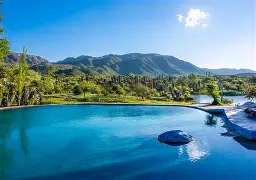
#> input picture potrero.Jpg, 256 x 180 px, found by its file name
$ python inagen2.py
#> lines starting #> are read from the running program, lines starting #| are printed output that depends on the picture
import cv2
import numpy as np

img = cv2.imread("potrero.jpg")
#> img is the input picture: shape (180, 256, 3); mean B, G, R 169.2, 140.7, 80.6
h, w, c = img.shape
#> h = 180; w = 256; c = 3

img2 = img.copy()

mitad_izq = img[:, :w//2]
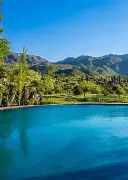
#> mitad_izq: shape (180, 128, 3); mean B, G, R 153.8, 127.1, 51.9
img2[:, w//2:] = cv2.flip(mitad_izq, 1)
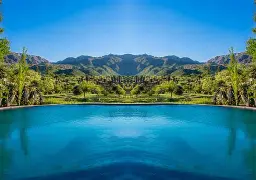
#> img2: shape (180, 256, 3); mean B, G, R 153.8, 127.1, 51.9

cv2.imshow("original", img)
cv2.imshow("izq eb der", img2)
cv2.waitKey(0)
cv2.destroyAllWindows()

# Martu: Bien!!

$ run again, with cataratas.jpg copied over potrero.Jpg
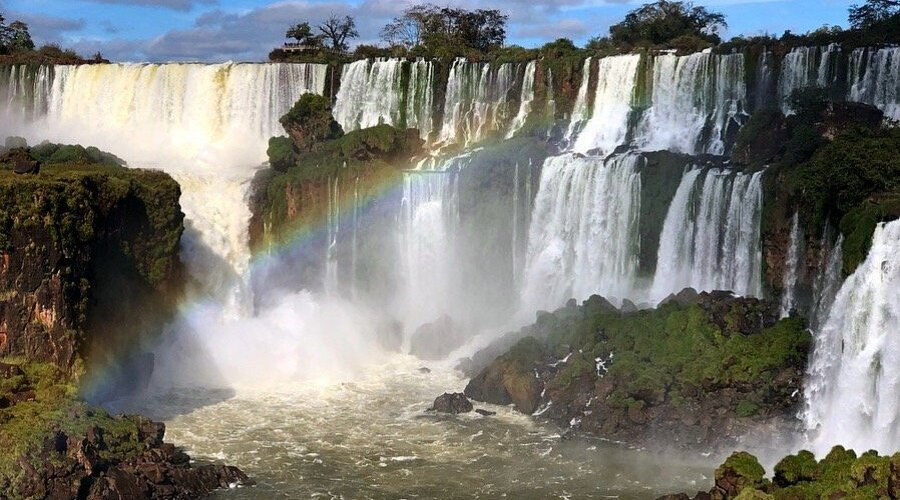
#> input picture cataratas.jpg, 900 x 500 px, found by its file name
#> img is the input picture: shape (500, 900, 3); mean B, G, R 117.4, 122.8, 122.6
#> `mitad_izq = img[:, :w//2]`:
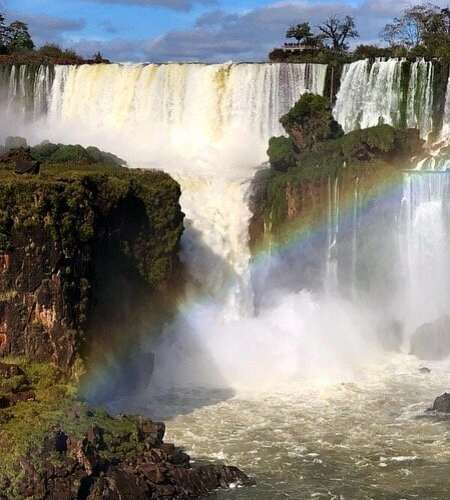
#> mitad_izq: shape (500, 450, 3); mean B, G, R 125, 132.7, 135.5
#> `img2[:, w//2:] = cv2.flip(mitad_izq, 1)`:
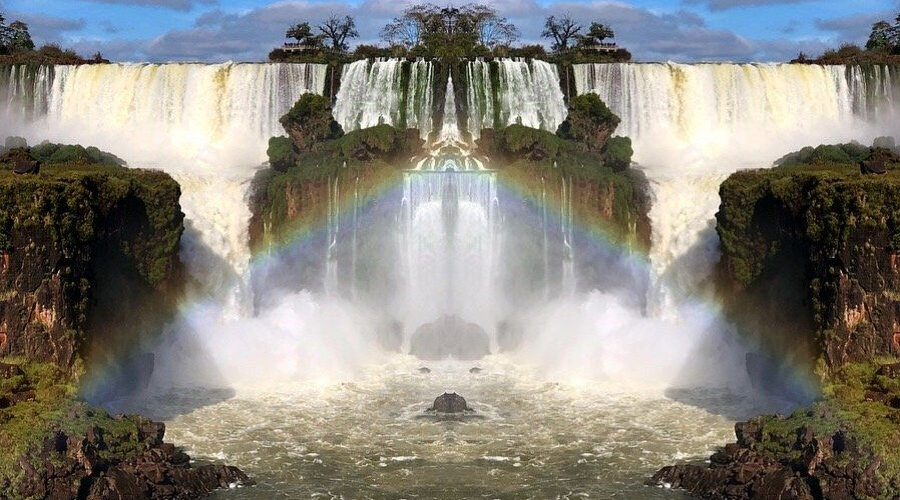
#> img2: shape (500, 900, 3); mean B, G, R 125, 132.7, 135.5

$ run again, with lago_nahuel.jpg copied over potrero.Jpg
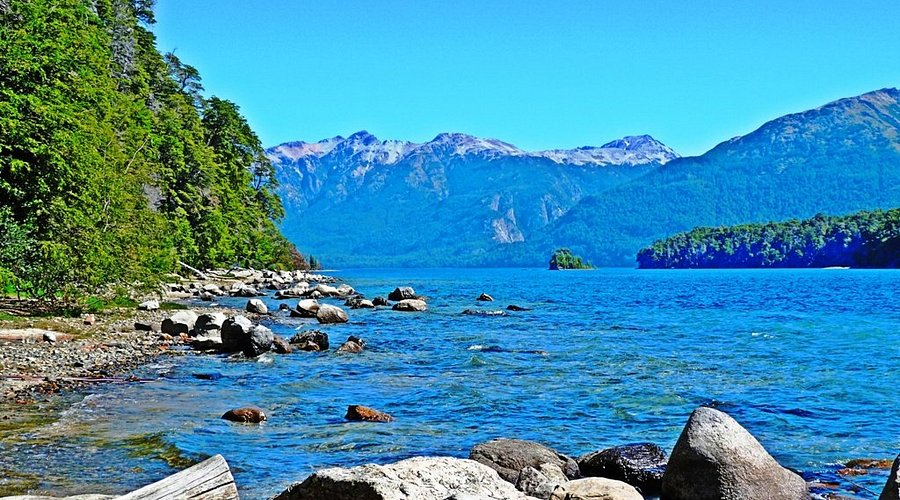
#> input picture lago_nahuel.jpg, 900 x 500 px, found by its file name
#> img is the input picture: shape (500, 900, 3); mean B, G, R 173, 142.4, 64.2
#> `mitad_izq = img[:, :w//2]`:
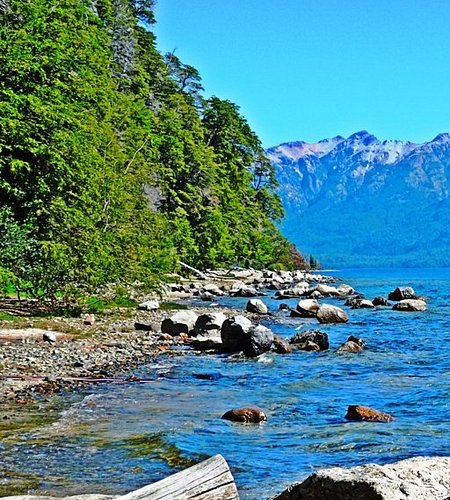
#> mitad_izq: shape (500, 450, 3); mean B, G, R 139.5, 134, 78.2
#> `img2[:, w//2:] = cv2.flip(mitad_izq, 1)`:
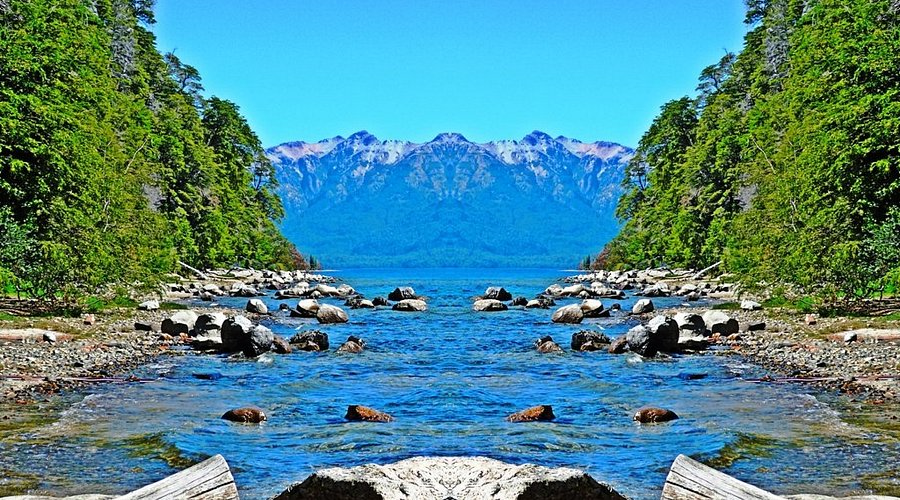
#> img2: shape (500, 900, 3); mean B, G, R 139.5, 134, 78.2
